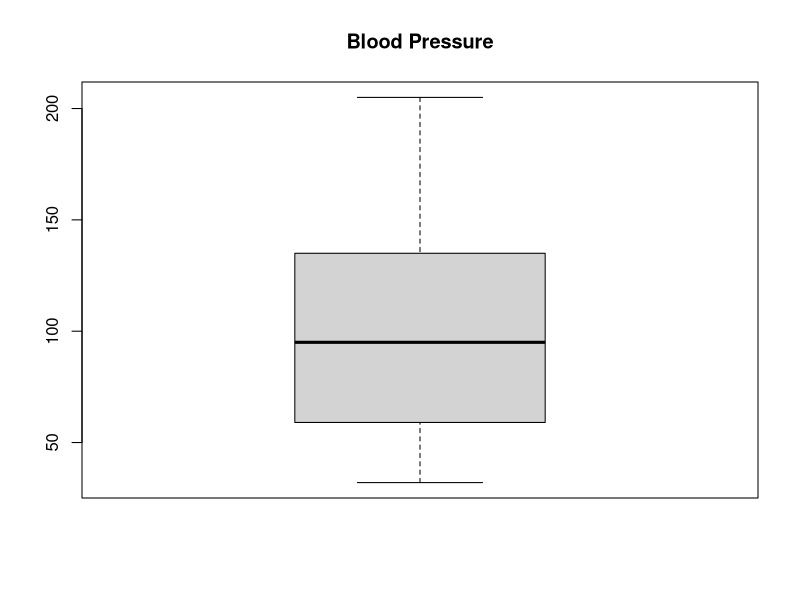
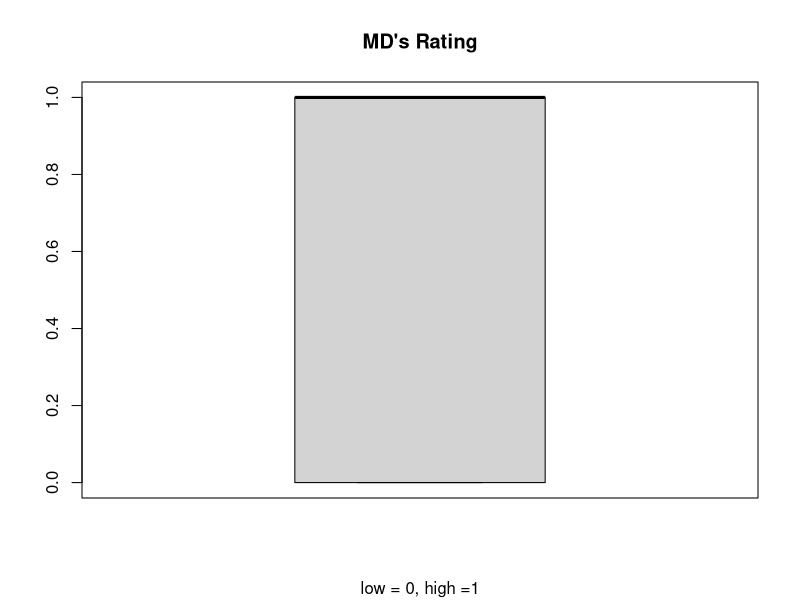
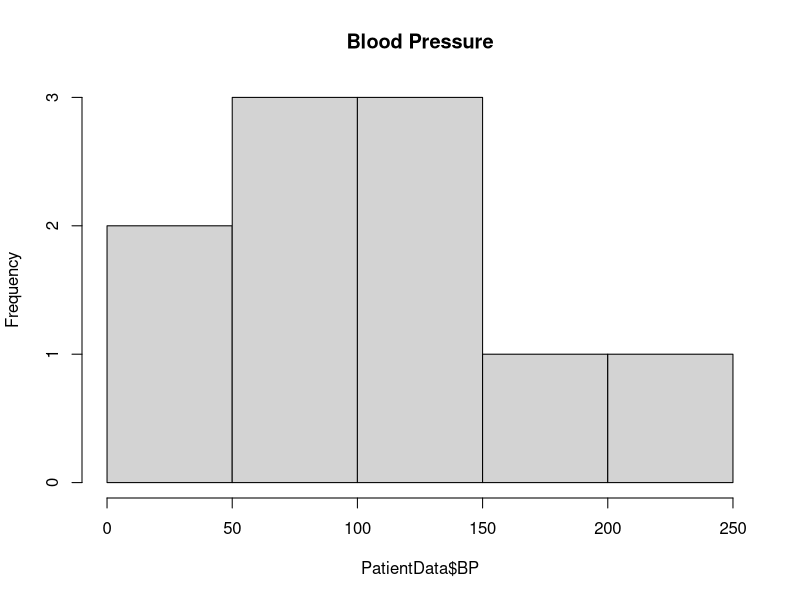
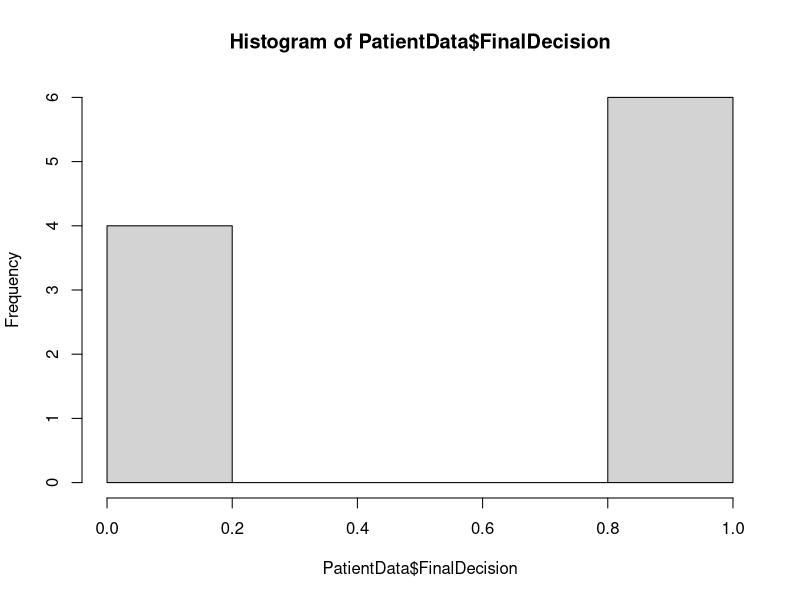

Generate these figures, in order, with R:
Frequency <-c(0.6, 0.3, 0.4, 0.4, 0.2, 0.6, 0.3, 0.4, 0.9, 0.2)
BP <-c(103, 87, 32, 42, 59, 109, 78, 205, 135, 176)
First <-c(1, 1, 1, 1, 0, 0, 0, 0, NA, 1)
Second <-c(0, 0, 1, 1, 0, 0, 1, 1, 1, 1)
FinalDecision <-c(0, 1, 0, 1, 0, 1, 0, 1, 1, 1)

PatientData <- data.frame(Frequency, BP, First, Second, FinalDecision)

boxplot(PatientData$BP, main = "Blood Pressure")

boxplot(PatientData$FinalDecision, main = "MD's Rating", sub = "low = 0, high =1")

hist(PatientData$BP, main = "Blood Pressure")

hist(PatientData$FinalDecision)